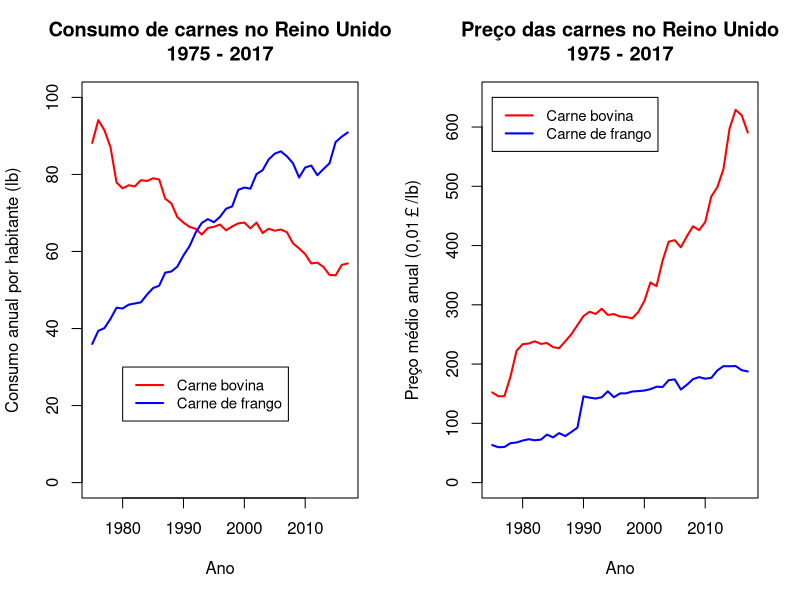
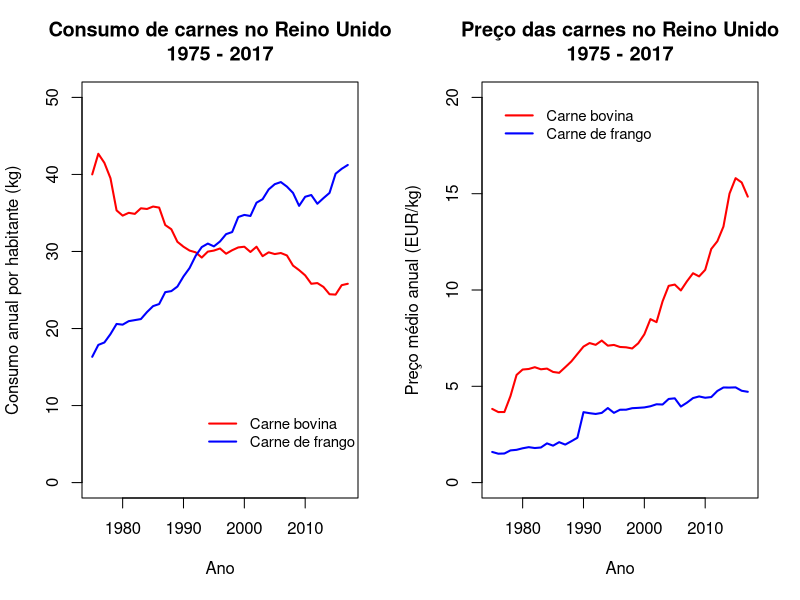

The R source for these figures, in order:
# importa a base de dados
library(readxl)
consumo <- read_excel("./Consumo de carne.xlsx")
attach(consumo)

# formata a coluna 'ano' como data
ano <- as.Date.character(ano, '%Y')
ano <- format(ano, '%Y')

# divide a janela de graficos horizontalmente
par(mfrow=c(1,2)) # comentar quando for plotar o grafico 1, descomentar para grafico 2

# plota a serie historica de consumo em um grafico de linhas
plot(
    ano, consumo_bovino, type='l', 
    main = "Consumo de carnes no Reino Unido\n1975 - 2017",
    col = "red", lwd = 2, ylim = c(0, 100), 
    ylab = "Consumo anual por habitante (lb)", 
    xlab = "Ano"
)
lines(ano, consumo_frango, col = "blue", lwd = 2)
legend(
    1980, 30, legend=c("Carne bovina", "Carne de frango"), 
    col=c("red", "blue"), lwd=2, cex = 0.9
)
#dev.copy(png, "Graficos/grafico1.png") # comentar para plotar grafico 2
#dev.off() # comentar para plotar grafico 2

# plota a serie historica de precos no varejo em um grafico de linhas
plot(
    ano, preco_bovino_varejo, type='l', 
    main = "Preço das carnes no Reino Unido\n1975 - 2017",
    col = "red", lwd = 2, ylim = c(0, 650), 
    ylab = "Preço médio anual (0,01￡/lb)", 
    xlab = "Ano"
)
lines(ano, preco_frango_varejo, col = "blue", lwd = 2)
legend(
    1975, 650, legend=c("Carne bovina", "Carne de frango"), 
    col=c("red", "blue"), lwd=2, cex = 0.9
)
dev.copy(png, "Graficos/grafico2.png", width = 800)
dev.off() 

# volta a mostrar apenas um grafico na tela
par(mfrow=c(1,1))

###############################################################################

# segunda parte: mesmos gráficos, mas  em euros e quilogramas

# altera as unidades de medida
consumo_bovino_kg <- consumo_bovino * 0.453592
consumo_frango_kg <- consumo_frango * 0.453592
preco_bovino_varejo_eur <- preco_bovino_varejo * 0.0114 / 0.453592 # 1 GBP = 1,14EUR
preco_frango_varejo_eur <- preco_frango_varejo * 0.0114 / 0.453592 # em 14/10/2018

# divide a janela de graficos horizontalmente
par(mfrow=c(1,2)) # comentar quando for plotar o grafico 3, descomentar para grafico 4

# plota a serie historica de consumo em um grafico de linhas
plot(
    ano, consumo_bovino_kg, type='l', 
    main = "Consumo de carnes no Reino Unido\n1975 - 2017",
    col = "red", lwd = 2, ylim = c(0, 50), 
    ylab = "Consumo anual por habitante (kg)", 
    xlab = "Ano"
)
lines(ano, consumo_frango_kg, col = "blue", lwd = 2)
legend(
    1992, 10, legend=c("Carne bovina", "Carne de frango"), 
    col=c("red", "blue"), lwd=2, cex = 0.9, bty = 'n'
)
#dev.copy(png, "Graficos/grafico3.png") # comentar para plotar grafico 4
#dev.off() # comentar para plotar grafico 4

# plota a serie historica de precos no varejo em um grafico de linhas
plot(
    ano, preco_bovino_varejo_eur, type='l', 
    main = "Preço das carnes no Reino Unido\n1975 - 2017",
    col = "red", lwd = 2, ylim = c(0, 20), 
    ylab = "Preço médio anual (EUR/kg)", 
    xlab = "Ano"
)
lines(ano, preco_frango_varejo_eur, col = "blue", lwd = 2)
legend(
    1975, 20, legend=c("Carne bovina", "Carne de frango"), 
    col=c("red", "blue"), lwd=2, cex = 0.9,bty = 'n'
)
dev.copy(png, "Graficos/grafico4.png", width = 800)
dev.off()

# volta a mostrar apenas um grafico na tela
par(mfrow=c(1,1))

###############################################################################

# algumas analises exploratorias dos dados
rel_precos <- as.data.frame(preco_bovino_varejo / preco_frango_varejo, row.names = ano)
rel_precos <- sapply(rel_precos, as.numeric)
rel_precos$ano <- ano

mean(
    subset(
        rel_precos, 
        ano >= 1975 & ano <= 2006, 
        select= 'preco_bovino_varejo/preco_frango_varejo'
    )
)
mean(
    subset(
        rel_precos, 
        ano >= 1975 & ano <= 2009, 
        select= 'preco_bovino_varejo/preco_frango_varejo'
    )
)

###############################################################################
